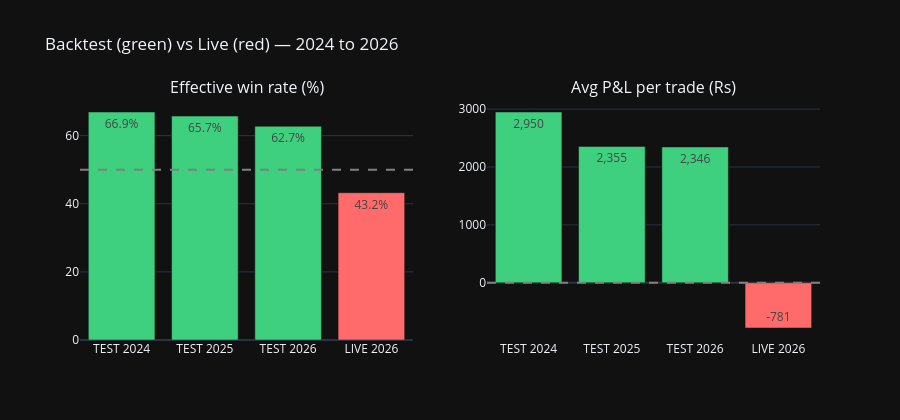

The code cell stored with this chart in its notebook:
### Markdown cell above
## 3. Year-by-year bar comparison

### Code cell
labels = ["TEST 2024","TEST 2025","TEST 2026","LIVE 2026"]
subsets = [test[test.year==2024], test[test.year==2025], test[test.year==2026], live]
eff = [(s.result!="LOSS").mean()*100 for s in subsets]
avg = [s.pnl_rs.mean() for s in subsets]
colors = ["#3fd07f","#3fd07f","#3fd07f","#ff6b6b"]

fig = make_subplots(rows=1, cols=2, subplot_titles=["Effective win rate (%)","Avg P&L per trade (Rs)"])
fig.add_trace(go.Bar(x=labels, y=eff, marker_color=colors,
    text=[f"{v:.1f}%" for v in eff], textposition="auto"), row=1, col=1)
fig.add_trace(go.Bar(x=labels, y=avg, marker_color=colors,
    text=[f"{v:,.0f}" for v in avg], textposition="auto"), row=1, col=2)
fig.add_hline(y=50, row=1, col=1, line_dash="dash", line_color="gray")
fig.add_hline(y=0,  row=1, col=2, line_dash="dash", line_color="gray")
fig.update_layout(template="plotly_dark", height=420, showlegend=False,
    title="Backtest (green) vs Live (red) — 2024 to 2026")
fig.show()

### Figure 1 — Plotly figure (JSON) as saved in the notebook; plotly's stock layout.template omitted (floating-point values rounded to 4 significant figures)
{"data": [{"marker": {"color": ["#3fd07f", "#3fd07f", "#3fd07f", "#ff6b6b"]}, "text": ["66.9%", "65.7%", "62.7%", "43.2%"], "textposition": "auto", "type": "bar", "x": ["TEST 2024", "TEST 2025", "TEST 2026", "LIVE 2026"], "xaxis": "x", "y": [66.94, 65.74, 62.75, 43.24], "yaxis": "y"}, {"marker": {"color": ["#3fd07f", "#3fd07f", "#3fd07f", "#ff6b6b"]}, "text": ["2,950", "2,355", "2,346", "-781"], "textposition": "auto", "type": "bar", "x": ["TEST 2024", "TEST 2025", "TEST 2026", "LIVE 2026"], "xaxis": "x2", "y": [2950.0, 2355.0, 2346.0, -780.8], "yaxis": "y2"}], "layout": {"annotations": [{"font": {"size": 16}, "showarrow": false, "text": "Effective win rate (%)", "x": 0.225, "xanchor": "center", "xref": "paper", "y": 1.0, "yanchor": "bottom", "yref": "paper"}, {"font": {"size": 16}, "showarrow": false, "text": "Avg P&L per trade (Rs)", "x": 0.775, "xanchor": "center", "xref": "paper", "y": 1.0, "yanchor": "bottom", "yref": "paper"}], "height": 420, "shapes": [{"line": {"color": "gray", "dash": "dash"}, "type": "line", "x0": 0, "x1": 1, "xref": "x domain", "y0": 50, "y1": 50, "yref": "y"}, {"line": {"color": "gray", "dash": "dash"}, "type": "line", "x0": 0, "x1": 1, "xref": "x2 domain", "y0": 0, "y1": 0, "yref": "y2"}], "showlegend": false, "title": {"text": "Backtest (green) vs Live (red) — 2024 to 2026"}, "xaxis": {"anchor": "y", "domain": [0.0, 0.45]}, "xaxis2": {"anchor": "y2", "domain": [0.55, 1.0]}, "yaxis": {"anchor": "x", "domain": [0.0, 1.0]}, "yaxis2": {"anchor": "x2", "domain": [0.0, 1.0]}}}
